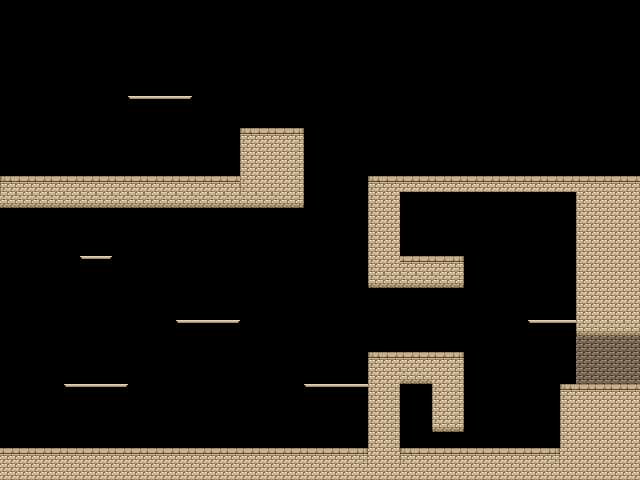

Tiled map render using the project's own tile images. Description and the whole map definition, tile-layer contents included, below:
An orthogonal 40x30 tile map with 16x16 px tiles, 1 tile layer (Tile Layer 1) and 27 objects (11x solid, 6x platform, 3x clip, 2x player, rockling, ...).

<map version="1.10" tiledversion="1.10.2" orientation="orthogonal" renderorder="right-down" width="40" height="30" tilewidth="16" tileheight="16" infinite="0" nextlayerid="4" nextobjectid="34">
 <properties>
  <property name="cameraBoundsH" type="float" value="480" />
  <property name="cameraBoundsW" type="float" value="608" />
  <property name="cameraBoundsX" type="float" value="16" />
  <property name="cameraBoundsY" type="float" value="0" />
 </properties>
 <tileset firstgid="1" source="tileset_default.tsx" />
 <layer id="1" name="Tile Layer 1" width="40" height="30">
  <data encoding="csv">
0,0,0,0,0,0,0,0,0,0,0,0,0,0,0,0,0,0,0,0,0,0,0,0,0,0,0,0,0,0,0,0,0,0,0,0,0,0,0,0,
0,0,0,0,0,0,0,0,0,0,0,0,0,0,0,0,0,0,0,0,0,0,0,0,0,0,0,0,0,0,0,0,0,0,0,0,0,0,0,0,
0,0,0,0,0,0,0,0,0,0,0,0,0,0,0,0,0,0,0,0,0,0,0,0,0,0,0,0,0,0,0,0,0,0,0,0,0,0,0,0,
0,0,0,0,0,0,0,0,0,0,0,0,0,0,0,0,0,0,0,0,0,0,0,0,0,0,0,0,0,0,0,0,0,0,0,0,0,0,0,0,
0,0,0,0,0,0,0,0,0,0,0,0,0,0,0,0,0,0,0,0,0,0,0,0,0,0,0,0,0,0,0,0,0,0,0,0,0,0,0,0,
0,0,0,0,0,0,0,0,0,0,0,0,0,0,0,0,0,0,0,0,0,0,0,0,0,0,0,0,0,0,0,0,0,0,0,0,0,0,0,0,
0,0,0,0,0,0,0,0,19,20,20,21,0,0,0,0,0,0,0,0,0,0,0,0,0,0,0,0,0,0,0,0,0,0,0,0,0,0,0,0,
0,0,0,0,0,0,0,0,0,0,0,0,0,0,0,0,0,0,0,0,0,0,0,0,0,0,0,0,0,0,0,0,0,0,0,0,0,0,0,0,
0,0,0,0,0,0,0,0,0,0,0,0,0,0,0,1,2,2,3,0,0,0,0,0,0,0,0,0,0,0,0,0,0,0,0,0,0,0,0,0,
0,0,0,0,0,0,0,0,0,0,0,0,0,0,0,7,8,8,9,0,0,0,0,0,0,0,0,0,0,0,0,0,0,0,0,0,0,0,0,0,
0,0,0,0,0,0,0,0,0,0,0,0,0,0,0,7,8,8,9,0,0,0,0,0,0,0,0,0,0,0,0,0,0,0,0,0,0,0,0,0,
1,2,2,2,2,2,2,2,2,2,2,2,2,2,2,7,8,8,9,0,0,0,0,1,2,2,2,2,2,2,2,2,2,2,2,2,2,2,2,2,
14,14,14,14,14,14,14,14,14,14,14,14,14,14,14,14,14,14,15,0,0,0,0,7,8,0,0,0,0,0,0,0,0,0,0,0,7,8,8,8,
0,0,0,0,0,0,0,0,0,0,0,0,0,0,0,0,0,0,0,0,0,0,0,7,8,0,0,0,0,0,0,0,0,0,0,0,7,8,8,8,
0,0,0,0,0,0,0,0,0,0,0,0,0,0,0,0,0,0,0,0,0,0,0,7,8,0,0,0,0,0,0,0,0,0,0,0,7,8,8,8,
0,0,0,0,0,0,0,0,0,0,0,0,0,0,0,0,0,0,0,0,0,0,0,7,8,0,0,0,0,0,0,0,0,0,0,0,7,8,8,8,
0,0,0,0,0,19,21,0,0,0,0,0,0,0,0,0,0,0,0,0,0,0,0,7,8,2,2,2,3,0,0,0,0,0,0,0,7,8,8,8,
0,0,0,0,0,0,0,0,0,0,0,0,0,0,0,0,0,0,0,0,0,0,0,13,14,14,14,14,15,0,0,0,0,0,0,0,7,8,8,8,
0,0,0,0,0,0,0,0,0,0,0,0,0,0,0,0,0,0,0,0,0,0,0,0,0,0,0,0,0,0,0,0,0,0,0,0,7,8,8,8,
0,0,0,0,0,0,0,0,0,0,0,0,0,0,0,0,0,0,0,0,0,0,0,0,0,0,0,0,0,0,0,0,0,0,0,0,7,8,8,8,
0,0,0,0,0,0,0,0,0,0,0,19,20,20,21,0,0,0,0,0,0,0,0,0,0,0,0,0,0,0,0,0,0,19,20,20,13,14,14,14,
0,0,0,0,0,0,0,0,0,0,0,0,0,0,0,0,0,0,0,0,0,0,0,0,0,0,0,0,0,0,0,0,0,0,0,0,5,5,5,5,
0,0,0,0,0,0,0,0,0,0,0,0,0,0,0,0,0,0,0,0,0,0,0,1,2,2,2,2,3,0,0,0,0,0,0,0,5,5,5,5,
0,0,0,0,0,0,0,0,0,0,0,0,0,0,0,0,0,0,0,0,0,0,0,7,8,14,14,8,9,0,0,0,0,0,0,0,5,5,5,5,
0,0,0,0,19,20,20,21,0,0,0,0,0,0,0,0,0,0,0,19,20,20,20,7,9,0,0,7,9,0,0,0,0,0,0,1,2,2,2,2,
0,0,0,0,0,0,0,0,0,0,0,0,0,0,0,0,0,0,0,0,0,0,0,7,9,0,0,7,9,0,0,0,0,0,0,7,8,8,8,8,
0,0,0,0,0,0,0,0,0,0,0,0,0,0,0,0,0,0,0,0,0,0,0,7,9,0,0,13,15,0,0,0,0,0,0,7,8,8,8,8,
0,0,0,0,0,0,0,0,0,0,0,0,0,0,0,0,0,0,0,0,0,0,0,7,9,0,0,0,0,0,0,0,0,0,0,7,8,8,8,8,
2,2,2,2,2,2,2,2,2,2,2,2,2,2,2,2,2,2,2,2,2,2,3,8,8,1,2,2,2,2,2,2,2,2,3,8,8,8,8,8,
8,8,8,8,8,8,8,8,8,8,8,8,8,8,8,8,8,8,8,8,8,8,8,8,8,8,8,8,8,8,8,8,8,8,8,8,8,8,8,8
</data>
 </layer>
 <objectgroup id="2" name="objects">
  <object id="24" name="player" x="148" y="64">
   <properties>
    <property name="spawnID" type="int" value="0" />
   </properties>
   <point />
  </object>
  <object id="26" name="rockling" x="272" y="112">
   <point />
  </object>
  <object id="28" name="trigger" type="levelLoad" x="624" y="336" width="16" height="48">
   <properties>
    <property name="levelPath" value="res/tiled/test_level2.tmx" />
    <property name="playerSpawnID" type="int" value="0" />
   </properties>
  </object>
  <object id="29" name="player" x="592" y="352">
   <properties>
    <property name="spawnID" type="int" value="1" />
   </properties>
   <point />
  </object>
  <object id="31" name="trigger" type="cameraTarget" x="368" y="288" width="96" height="64">
   <properties>
    <property name="cameraTargetX" type="float" value="304" />
    <property name="cameraTargetY" type="float" value="192" />
    <property name="entityMustBeGrounded" type="bool" value="false" />
   </properties>
  </object>
  <object id="32" name="airDiver" x="480" y="112">
   <point />
  </object>
  <object id="33" name="guardian" x="176" y="416">
   <point />
  </object>
 </objectgroup>
 <objectgroup id="3" name="collisionmap">
  <object id="1" type="clip" x="0" y="0" width="16" height="480" />
  <object id="5" type="solid" x="240" y="128" width="64" height="80" />
  <object id="6" type="solid" x="16" y="176" width="224" height="32" />
  <object id="7" type="platform" x="128" y="96" width="64" height="16" />
  <object id="9" type="clip" x="624" y="0" width="16" height="336" />
  <object id="10" type="solid" x="16" y="448" width="624" height="32" />
  <object id="11" type="clip" x="16" y="0" width="608" height="16" />
  <object id="13" type="solid" x="368" y="176" width="256" height="16" />
  <object id="14" type="platform" x="304" y="384" width="64" height="16" />
  <object id="15" type="platform" x="528" y="320" width="48" height="16" />
  <object id="16" type="solid" x="368" y="192" width="32" height="96" />
  <object id="17" type="solid" x="368" y="352" width="32" height="96" />
  <object id="18" type="solid" x="400" y="256" width="64" height="32" />
  <object id="19" type="solid" x="400" y="352" width="64" height="32" />
  <object id="20" type="solid" x="560" y="384" width="80" height="64" />
  <object id="21" type="platform" x="64" y="384" width="64" height="16" />
  <object id="22" type="platform" x="176" y="320" width="64" height="16" />
  <object id="23" type="platform" x="80" y="256" width="32" height="16" />
  <object id="25" type="solid" x="432" y="384" width="32" height="48" />
  <object id="30" type="solid" x="576" y="192" width="48" height="144" />
 </objectgroup>
</map>
